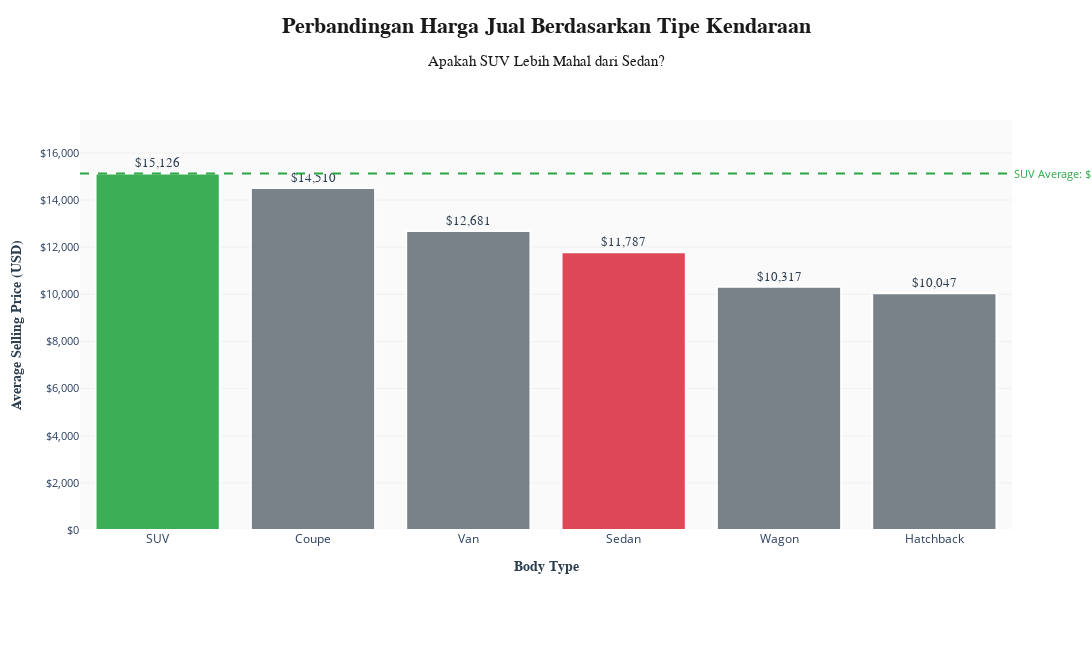

The cell this chart's notebook holds for it:
### Code cell
# Create an elegant visualization comparing body types
# Filter to show main categories (excluding "Other" for clearer comparison)
body_price_main = body_price_stats[body_price_stats['body_type'] != 'Other'].copy()

# Create the figure
fig = go.Figure()

# Define colors for each body type with SUV, Sedan, and Truck highlighted
color_map = {
    'SUV': '#28a745',      # Green - highlight
    'Sedan': '#dc3545',    # Red - highlight
    'Truck': '#ffc107',    # Amber - highlight (but no Truck in data)
    'Coupe': '#6c757d',
    'Van': '#6c757d',
    'Wagon': '#6c757d',
    'Hatchback': '#6c757d'
}

colors = [color_map.get(body, '#6c757d') for body in body_price_main['body_type']]

# Add bar chart
fig.add_trace(go.Bar(
    x=body_price_main['body_type'],
    y=body_price_main['mean_price'],
    marker=dict(
        color=colors,
        line=dict(color='white', width=2),
        opacity=0.9
    ),
    text=body_price_main['mean_price'],
    texttemplate='$%{text:,.0f}',
    textposition='outside',
    textfont=dict(size=13, color='#2c3e50', family='Arial Bold'),
    hovertemplate='<b>%{x}</b><br>' +
                  'Average Price: $%{y:,.2f}<br>' +
                  'Vehicles: %{customdata:,}<br>' +
                  '<extra></extra>',
    customdata=body_price_main['count']
))

# Add a horizontal line for SUV average to compare
suv_avg = body_price_main[body_price_main['body_type'] == 'SUV']['mean_price'].values[0]
sedan_avg = body_price_main[body_price_main['body_type'] == 'Sedan']['mean_price'].values[0]

fig.add_hline(
    y=suv_avg,
    line_dash="dash",
    line_color="#28a745",
    line_width=2,
    annotation_text=f"SUV Average: ${suv_avg:,.0f}",
    annotation_position="right",
    annotation_font=dict(size=11, color='#28a745')
)

# Update layout
fig.update_layout(
    title={
        'text': '<b>Perbandingan Harga Jual Berdasarkan Tipe Kendaraan</b><br>' +
                '<sub>Apakah SUV Lebih Mahal dari Sedan?</sub>',
        'y': 0.95,
        'x': 0.5,
        'xanchor': 'center',
        'yanchor': 'top',
        'font': dict(size=22, color='#1a1a1a', family='Arial Black')
    },
    xaxis=dict(
        title=dict(
            text='<b>Body Type</b>',
            font=dict(size=14, color='#2c3e50', family='Arial')
        ),
        tickfont=dict(size=12),
        showgrid=False
    ),
    yaxis=dict(
        title=dict(
            text='<b>Average Selling Price (USD)</b>',
            font=dict(size=14, color='#2c3e50', family='Arial')
        ),
        showgrid=True,
        gridcolor='rgba(200, 200, 200, 0.2)',
        tickformat='$,.0f',
        tickfont=dict(size=11),
        range=[0, body_price_main['mean_price'].max() * 1.15]
    ),
    plot_bgcolor='rgba(250, 250, 250, 1)',
    paper_bgcolor='white',
    showlegend=False,
    width=1100,
    height=650,
    margin=dict(l=80, r=80, t=120, b=120)
)

# Calculate the price difference
price_diff_suv_sedan = suv_avg - sedan_avg
percentage_diff = (price_diff_suv_sedan / sedan_avg) * 100

# Add annotation with hypothesis result
hypothesis_result = "CONFIRMED" if price_diff_suv_sedan > 0 else "REJECTED"
result_color = "#28a745" if price_diff_suv_sedan > 0 else "#dc3545"

# fig.add_annotation(
#     text=f"<b>Hypothesis Result: {hypothesis_result}</b><br>" +
#          f"SUVs sell for <b>${suv_avg:,.0f}</b> on average<br>" +
#          f"Sedans sell for <b>${sedan_avg:,.0f}</b> on average<br>" +
#          f"Difference: <b>${price_diff_suv_sedan:,.0f}</b> ({percentage_diff:.1f}% higher for SUVs)",
#     xref="paper", yref="paper",
#     x=0.5, y=-0.20,
#     showarrow=False,
#     font=dict(size=12, color='#2c3e50', family='Arial'),
#     align="center",
#     bgcolor="rgba(255, 255, 255, 0.95)",
#     borderpad=15,
#     bordercolor=result_color,
#     borderwidth=3
# )

fig.show()

# Print detailed comparison
print("\n" + "="*80)
print(" " * 25 + "HYPOTHESIS TEST RESULTS")
print("="*80)
print(f"\nHypothesis: SUVs have higher average selling prices than Sedans")
print(f"\nResult: {hypothesis_result}")
print(f"\nEvidence:")
print(f"  SUV Average Price:    ${suv_avg:>12,.2f}  (n={body_price_main[body_price_main['body_type'] == 'SUV']['count'].values[0]:,})")
print(f"  Sedan Average Price:  ${sedan_avg:>12,.2f}  (n={body_price_main[body_price_main['body_type'] == 'Sedan']['count'].values[0]:,})")
print(f"  Price Difference:     ${price_diff_suv_sedan:>12,.2f}")
print(f"  Percentage Difference: {percentage_diff:>11.2f}%")
print(f"\nConclusion:")
if price_diff_suv_sedan > 0:
    print(f"  SUVs are indeed MORE EXPENSIVE than Sedans by ${price_diff_suv_sedan:,.2f} ({percentage_diff:.1f}%)")
    print(f"  The hypothesis is CONFIRMED.")
else:
    print(f"  SUVs are actually CHEAPER than Sedans by ${abs(price_diff_suv_sedan):,.2f}")
    print(f"  The hypothesis is REJECTED.")

print(f"\nAdditional Insights:")
print(f"  - Highest priced body type: {body_price_main.iloc[0]['body_type']} (${body_price_main.iloc[0]['mean_price']:,.2f})")
print(f"  - Lowest priced body type: {body_price_main.iloc[-1]['body_type']} (${body_price_main.iloc[-1]['mean_price']:,.2f})")
print(f"  - Price range across body types: ${body_price_main['mean_price'].max() - body_price_main['mean_price'].min():,.2f}")
print("="*80)

### Figure 1 — Plotly figure (JSON) as saved in the notebook; plotly's stock layout.template omitted (floating-point values rounded to 4 significant figures)
{"data": [{"customdata": [128825, 16835, 29910, 231840, 15182, 24897], "hovertemplate": "<b>%{x}</b><br>Average Price: $%{y:,.2f}<br>Vehicles: %{customdata:,}<br><extra></extra>", "marker": {"color": ["#28a745", "#6c757d", "#6c757d", "#dc3545", "#6c757d", "#6c757d"], "line": {"color": "white", "width": 2}, "opacity": 0.9}, "text": [15130.0, 14510.0, 12680.0, 11790.0, 10320.0, 10050.0], "textfont": {"color": "#2c3e50", "family": "Arial Bold", "size": 13}, "textposition": "outside", "texttemplate": "$%{text:,.0f}", "type": "bar", "x": ["SUV", "Coupe", "Van", "Sedan", "Wagon", "Hatchback"], "y": [15130.0, 14510.0, 12680.0, 11790.0, 10320.0, 10050.0]}], "layout": {"annotations": [{"font": {"color": "#28a745", "size": 11}, "showarrow": false, "text": "SUV Average: $15,126", "x": 1, "xanchor": "left", "xref": "x domain", "y": 15130.0, "yanchor": "middle", "yref": "y"}], "height": 650, "margin": {"b": 120, "l": 80, "r": 80, "t": 120}, "paper_bgcolor": "white", "plot_bgcolor": "rgba(250, 250, 250, 1)", "shapes": [{"line": {"color": "#28a745", "dash": "dash", "width": 2}, "type": "line", "x0": 0, "x1": 1, "xref": "x domain", "y0": 15130.0, "y1": 15130.0, "yref": "y"}], "showlegend": false, "title": {"font": {"color": "#1a1a1a", "family": "Arial Black", "size": 22}, "text": "<b>Perbandingan Harga Jual Berdasarkan Tipe Kendaraan</b><br><sub>Apakah SUV Lebih Mahal dari Sedan?</sub>", "x": 0.5, "xanchor": "center", "y": 0.95, "yanchor": "top"}, "width": 1100, "xaxis": {"showgrid": false, "tickfont": {"size": 12}, "title": {"font": {"color": "#2c3e50", "family": "Arial", "size": 14}, "text": "<b>Body Type</b>"}}, "yaxis": {"gridcolor": "rgba(200, 200, 200, 0.2)", "range": [0, 17390.0], "showgrid": true, "tickfont": {"size": 11}, "tickformat": "$,.0f", "title": {"font": {"color": "#2c3e50", "family": "Arial", "size": 14}, "text": "<b>Average Selling Price (USD)</b>"}}}}
